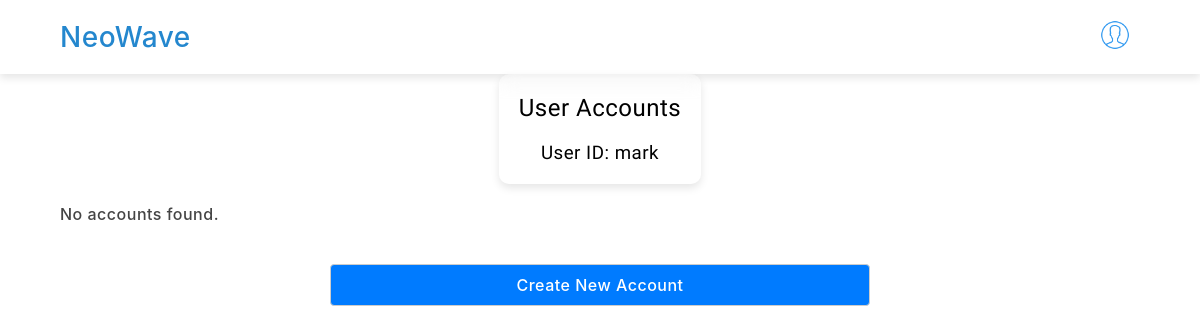
The app's page /useraccounts (signed in), older data.
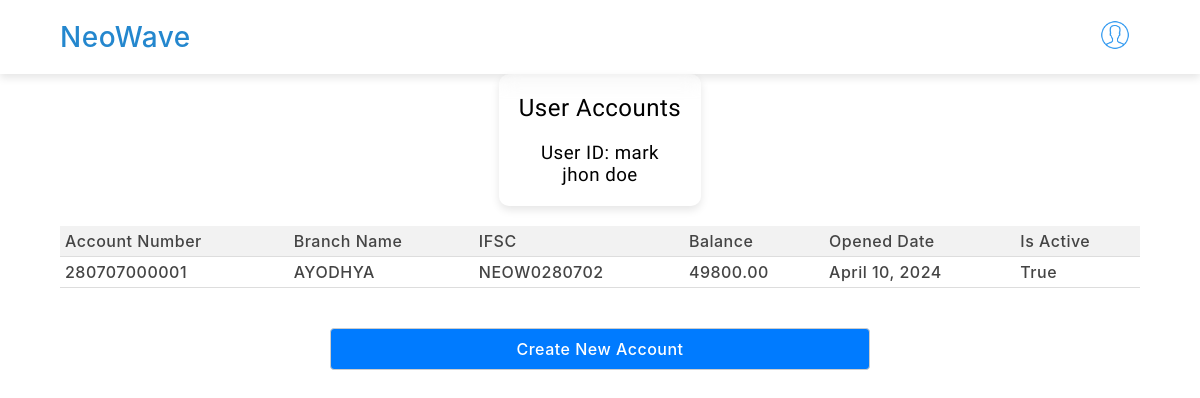
The same page, newer data.
### neowave/models.py (models this page shows, shortened)
class Profile(models.Model):
	user = models.OneToOneField(User, on_delete=models.CASCADE)
	firstname = models.CharField(max_length=100, default='')
	lastname = models.CharField(max_length=100, default='')
	fathername = models.CharField(max_length=100)
	mothername = models.CharField(max_length=100)
	street = models.CharField(max_length=255)
	city = models.CharField(max_length=100)
	pincode = models.CharField(max_length=6)
	mobilenumber = models.CharField(max_length=10)

class Account(models.Model):
	user = models.ForeignKey(User, on_delete=models.CASCADE)
	account_number = models.CharField(max_length=12, unique=True)
	branch_name = models.ForeignKey(Branch, on_delete=models.SET_NULL, null=True)
	ifsc = models.CharField(max_length=11, default='')
	balance = models.DecimalField(max_digits=10, decimal_places=2, default=0)
	opened_date = models.DateField(default=datetime.now)
	is_active = models.BooleanField(default=True)
	account_holder_name = models.CharField(max_length=255, default='')

class Branch(models.Model):
	branch_name = models.CharField(max_length=100)
	address = models.CharField(max_length=255)
	ifsc = models.CharField(max_length=11, unique=True)
	pincode = models.CharField(max_length=6)
	def __str__(self):
		return self.branch_name

### neowave/views.py (the view)
# urls.py: path('useraccounts', views.useraccounts, name= 'useraccounts'),
@login_required
def useraccounts(request):
	accounts = Account.objects.filter(user=request.user)
	branches = Branch.objects.all()
	return render(request, 'useraccounts.html', {'accounts': accounts, 'branches': branches})

### templates/useraccounts.html (shortened to what this page needs)
{% extends 'base.html' %}
{% load static %}
	{% block stylecontent %}
	<link href="{% static 'css/modal.css' %}" rel="stylesheet">
	<link href="{% static 'css/animation.css' %}" rel="stylesheet">
	<link href="{% static 'css/table.css' %}" rel="stylesheet">
	<link href="{% static 'css/form.css' %}" rel="stylesheet">
	{% endblock %}
	{% block bodycontent %}
	<section>
		<div class="container">
			<div class="content">
				<div class="user-details">
					<h1>User Accounts</h1><br>
					<h3 >User ID: {{ user.username }}</h3>
					<h3 >{{ request.user.profile.firstname }} {{ request.user.profile.lastname }}</h3>
				</div>
				{% if accounts %}
					<table>
						<thead>
							<tr>
								<th>Account Number</th>
								<th>Branch Name</th>
								<th>IFSC</th>
								<th>Balance</th>
								<th>Opened Date</th>
								<th>Is Active</th>
							</tr>
						</thead>
						<tbody>
							{% for account in accounts %}
								<tr class="clickable" onclick="openPopup('{{ account.account_number }}')">
									<td>{{ account.account_number }}</td>
									<td>{{ account.branch_name }}</td>
									<td>{{ account.ifsc }}</td>
									<td>{{ account.balance }}</td>
									<td>{{ account.opened_date }}</td>
									<td>{{ account.is_active }}</td>
								</tr>
							{% endfor %}
						</tbody>
					</table>
				{% else %}
					<p>No accounts found.</p>
				{% endif %}
				<br><br>
				<a href="createaccount"><button class="newAcct">Create New Account</button></a>
			</div>
		</div>
	</section>
	{% endblock%}

### templates/base.html (shortened to what this page needs)
{% load static %}
<!DOCTYPE html>
<html lang="en">
<head>
	<link href="{% static 'css/style.css' %}" rel="stylesheet">
	<link href="{% static 'css/nav.css' %}" rel="stylesheet">
	{% block stylecontent %}
	{% endblock %}
</head>
<body>
	<header id="header">
		<div class="navcontainer">
			<h1 class="logo"><a href="/">NeoWave</a></h1>
			{% if user.is_authenticated %}
			<div class="dropdown">
				<img src="{% static 'assets/usericon.png' %}" alt="Profile" class="service-icon">
			</div>
			{% endif %}
		</div>
	</header>
		{% block bodycontent %}
		{% endblock %}
</body>
</html>

### static/css/style.css (style rules this page uses)
* { margin: 0; padding: 0; text-decoration: none; list-style: none; font-weight: 500; letter-spacing: .5px; font-family: Inter, -apple-system, BlinkMacSystemFont, "Segoe UI", Roboto, Helvetica, Arial, sans-serif, "Apple Color Emoji", "Segoe UI Emoji", "Segoe UI Symbol"; }
h1, h2, h3, h4, h5, h6 { font-family: "Raleway", sans-serif; }
body { font-family: "Open Sans", sans-serif; color: #444; margin: 0; padding: 0; }
a { color: #2487ce; text-decoration: none; }
.container { display: block; max-width: 90%; margin: 0 auto; }

### static/css/nav.css (style rules this page uses)
.navcontainer { display: flex; align-items: center; justify-content: space-between; width: 90%; }
#header { position: relative; display: flex; justify-content: center; align-items: center; padding: 10px 0; background-color: #ffffff; box-shadow: 0 4px 8px rgba(0, 0, 0, 0.1); }
#header .logo { font-size: 28px; line-height: 1; font-weight: 300; letter-spacing: 0.5px; font-family: "Poppins", sans-serif; }
.dropdown { margin: 0; padding: 10px; }
.dropdown a, .dropdown { color: #183b56; position: relative; }
.service-icon { margin: 0 ; padding: 0; width: 30px; height: 30px; cursor: pointer; }

### static/css/animation.css (style rules this page uses)
body { font-family: 'Asap', sans-serif; }

### static/css/table.css (style rules this page uses)
table { border-collapse: collapse; width: 100%; }
th, td { padding: 5px; text-align: left; border-bottom: 1px solid #ddd; }
th { background-color: #f2f2f2; }
tr.clickable { cursor: pointer; }

### static/css/form.css (style rules this page uses)
select, input[type="text"], input[type="number"], input[type="password"], input[type="email"], button { width: 100%; padding: 10px; margin-top: 5px; border: 1px solid #ccc; border-radius: 4px; box-sizing: border-box; font-size: 16px; }
button, .button { width: 100%; padding: 10px; margin-top: 5px; border: 1px solid #ccc; border-radius: 4px; box-sizing: border-box; font-size: 16px; background-color: #007bff; color: #fff; cursor: pointer; }

### templates/useraccounts.html (style rules this page uses)
.newAcct { max-width: 50%; display: block; margin: 0 auto; }
.user-details { text-align: center; background-color: rgba(255, 255, 255, 0.15); backdrop-filter: blur(10px); color: black; padding: 20px; border-radius: 10px; margin: 0 auto; width: fit-content; box-shadow: 0 4px 8px rgba(0, 0, 0, 0.1); margin-bottom: 20px; }

Row changes from the older to the newer data that the page shows:
added Account: account_number "280707000001", branch_name "AYODHYA", ifsc "NEOW0280702", balance "49800.00", opened_date "April 10, 2024", is_active "True"
Text that changed along with them:
{{ request.user.profile.firstname }}: (not shown) → "jhon"
{{ request.user.profile.lastname }}: (not shown) → "doe"
text no longer shown: "No accounts found."
text now shown: "Account Number Branch Name IFSC Balance Opened Date Is Active"
